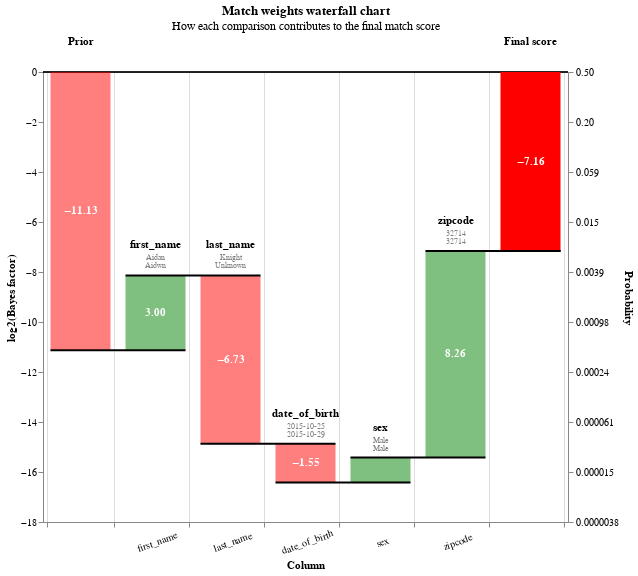

Notebook code for this chart:
### Code cell
missed_link = df_predictions_pd.loc[9346]
# We can pass the Series to waterfall_chart, which takse a list of dict
linker.waterfall_chart([missed_link], filter_nulls=False)

### Figure 1 — Vega-Lite specification as saved in the notebook (floating-point values rounded to 4 significant figures)
{"$schema": "https://vega.github.io/schema/vega-lite/v5.2.0.json", "height": 450, "resolve": {"axis": {"y": "independent"}}, "width": {"step": 75}, "data": {"values": [{"column_name": "Prior", "label_for_charts": "Starting match weight (prior)", "sql_condition": null, "log2_bayes_factor": -11.13, "bayes_factor": 0.000446, "comparison_vector_value": null, "m_probability": null, "u_probability": null, "bayes_factor_description": null, "value_l": "", "value_r": "", "term_frequency_adjustment": null, "bar_sort_order": 0, "record_number": 0}, {"column_name": "first_name", "label_for_charts": "levenshtein <= 1", "sql_condition": "levenshtein(\"first_name_l\", \"first_name_r\") <= 1", "log2_bayes_factor": 2.995, "bayes_factor": 7.974, "comparison_vector_value": 2, "m_probability": 0.008945, "u_probability": 0.001122, "bayes_factor_description": "If comparison level is `levenshtein <= 1` then comparison is 7.97 times more likely to be a match", "value_l": "Aidan", "value_r": "Aidwn", "term_frequency_adjustment": false, "bar_sort_order": 1, "record_number": 0}, {"column_name": "last_name", "label_for_charts": "All other comparisons", "sql_condition": "ELSE", "log2_bayes_factor": -6.731, "bayes_factor": 0.009413, "comparison_vector_value": 0, "m_probability": 0.009378, "u_probability": 0.9962, "bayes_factor_description": "If comparison level is `all other comparisons` then comparison is  106.23 times less likely to be a match", "value_l": "Knight", "value_r": "Unknown", "term_frequency_adjustment": false, "bar_sort_order": 2, "record_number": 0}, {"column_name": "date_of_birth", "label_for_charts": "levenshtein <= 1", "sql_condition": "levenshtein(\"date_of_birth_l\", \"date_of_birth_r\") <= 1", "log2_bayes_factor": -1.551, "bayes_factor": 0.3414, "comparison_vector_value": 1, "m_probability": 0.003598, "u_probability": 0.01054, "bayes_factor_description": "If comparison level is `levenshtein <= 1` then comparison is  2.93 times less likely to be a match", "value_l": "2015-10-25", "value_r": "2015-10-29", "term_frequency_adjustment": false, "bar_sort_order": 3, "record_number": 0}, {"column_name": "sex", "label_for_charts": "Exact match", "sql_condition": "\"sex_l\" = \"sex_r\"", "log2_bayes_factor": 0.9933, "bayes_factor": 1.991, "comparison_vector_value": 1, "m_probability": 0.9821, "u_probability": 0.4933, "bayes_factor_description": "If comparison level is `exact match` then comparison is 1.99 times more likely to be a match", "value_l": "Male", "value_r": "Male", "term_frequency_adjustment": false, "bar_sort_order": 4, "record_number": 0}, {"column_name": "zipcode", "label_for_charts": "Exact match", "sql_condition": "\"zipcode_l\" = \"zipcode_r\"", "log2_bayes_factor": 8.26, "bayes_factor": 306.5, "comparison_vector_value": 3, "m_probability": 0.9855, "u_probability": 0.003216, "bayes_factor_description": "If comparison level is `exact match` then comparison is 306.49 times more likely to be a match", "value_l": "32714", "value_r": "32714", "term_frequency_adjustment": false, "bar_sort_order": 5, "record_number": 0}, {"column_name": "Final score", "label_for_charts": "Final score", "sql_condition": null, "log2_bayes_factor": -7.164, "bayes_factor": 0.006973, "comparison_vector_value": null, "m_probability": null, "u_probability": null, "bayes_factor_description": null, "value_l": "", "value_r": "", "term_frequency_adjustment": null, "bar_sort_order": 6, "record_number": 0}]}, "config": {"view": {"continuousWidth": 400, "continuousHeight": 300}}, "params": [{"name": "record_number", "value": 0, "bind": {"input": "range", "min": 0, "max": 0, "step": 1}, "description": "Filter by the interation number"}], "title": {"text": "Match weights waterfall chart", "subtitle": "How each comparison contributes to the final match score"}, "transform": [{"filter": "(datum.record_number == record_number)"}, {"window": [{"op": "sum", "field": "log2_bayes_factor", "as": "sum"}, {"op": "lead", "field": "column_name", "as": "lead"}], "frame": [null, 0]}, {"calculate": "datum.column_name === \"Final score\" ? datum.sum - datum.log2_bayes_factor : datum.sum", "as": "sum"}, {"calculate": "datum.lead === null ? datum.column_name : datum.lead", "as": "lead"}, {"calculate": "datum.column_name === \"Final score\" || datum.column_name === \"Prior match weight\" ? 0 : datum.sum - datum.log2_bayes_factor", "as": "previous_sum"}, {"calculate": "datum.sum > datum.previous_sum ? datum.column_name : \"\"", "as": "top_label"}, {"calculate": "datum.sum < datum.previous_sum ? datum.column_name : \"\"", "as": "bottom_label"}, {"calculate": "datum.sum > datum.previous_sum ? datum.sum : datum.previous_sum", "as": "sum_top"}, {"calculate": "datum.sum < datum.previous_sum ? datum.sum : datum.previous_sum", "as": "sum_bottom"}, {"calculate": "(datum.sum + datum.previous_sum) / 2", "as": "center"}, {"calculate": "(datum.log2_bayes_factor > 0 ? \"+\" : \"\") + datum.log2_bayes_factor", "as": "text_log2_bayes_factor"}, {"calculate": "datum.sum < datum.previous_sum ? 4 : -4", "as": "dy"}, {"calculate": "datum.sum < datum.previous_sum ? \"top\" : \"bottom\"", "as": "baseline"}, {"calculate": "1. / (1 + pow(2, -1.*datum.sum))", "as": "prob"}, {"calculate": "0*datum.sum", "as": "zero"}], "layer": [{"layer": [{"mark": "rule", "encoding": {"y": {"field": "zero", "type": "quantitative"}, "size": {"value": 0.5}, "color": {"value": "black"}}}, {"mark": {"type": "bar", "width": 60}, "encoding": {"color": {"condition": {"value": "red", "test": "(datum.log2_bayes_factor < 0)"}, "value": "green"}, "opacity": {"condition": {"value": 1, "test": "datum.column_name == 'Prior match weight' || datum.column_name == 'Final score'"}, "value": 0.5}, "tooltip": [{"type": "nominal", "field": "column_name", "title": "Comparison column"}, {"type": "nominal", "field": "value_l", "title": "Value (L)"}, {"type": "nominal", "field": "value_r", "title": "Value (R)"}, {"type": "ordinal", "field": "label_for_charts", "title": "Label"}, {"type": "nominal", "field": "sql_condition", "title": "SQL condition"}, {"type": "nominal", "field": "comparison_vector_value", "title": "Comparison vector value"}, {"type": "quantitative", "field": "bayes_factor", "title": "Bayes factor = m/u", "format": ",.4f"}, {"type": "quantitative", "field": "log2_bayes_factor", "title": "Match weight = log2(m/u)", "format": ",.4f"}, {"type": "quantitative", "field": "prob", "format": ".4f", "title": "Adjusted match score"}, {"type": "nominal", "field": "bayes_factor_description", "title": "Match weight description"}], "x": {"type": "nominal", "axis": {"labelExpr": "datum.value == 'Prior' || datum.value == 'Final score' ? '' : datum.value", "labelAngle": -20, "labelAlign": "center", "labelPadding": 10, "title": "Column", "grid": true, "tickBand": "extent"}, "field": "column_name", "sort": {"field": "bar_sort_order", "order": "ascending"}}, "y": {"type": "quantitative", "axis": {"grid": false, "orient": "left", "title": "log2(Bayes factor)"}, "field": "previous_sum"}, "y2": {"field": "sum"}}}, {"mark": {"type": "text", "fontWeight": "bold"}, "encoding": {"color": {"value": "white"}, "text": {"condition": {"type": "nominal", "field": "log2_bayes_factor", "format": ".2f", "test": "abs(datum.log2_bayes_factor) > 1"}, "value": ""}, "x": {"type": "nominal", "axis": {"labelAngle": 0, "title": "Column"}, "field": "column_name", "sort": {"field": "bar_sort_order", "order": "ascending"}}, "y": {"type": "quantitative", "axis": {"orient": "left"}, "field": "center"}}}, {"mark": {"type": "text", "baseline": "bottom", "dy": -25, "fontWeight": "bold"}, "encoding": {"color": {"value": "black"}, "text": {"type": "nominal", "field": "column_name"}, "x": {"type": "nominal", "axis": {"labelAngle": 0, "title": "Column"}, "field": "column_name", "sort": {"field": "bar_sort_order", "order": "ascending"}}, "y": {"type": "quantitative", "field": "sum_top"}}}, {"mark": {"type": "text", "baseline": "bottom", "fontSize": 8, "dy": -13}, "encoding": {"color": {"value": "grey"}, "text": {"type": "nominal", "field": "value_l"}, "x": {"type": "nominal", "axis": {"labelAngle": 0, "title": "Column"}, "field": "column_name", "sort": {"field": "bar_sort_order", "order": "ascending"}}, "y": {"type": "quantitative", "field": "sum_top"}}}, {"mark": {"type": "text", "baseline": "bottom", "fontSize": 8, "dy": -5}, "encoding": {"color": {"value": "grey"}, "text": {"type": "nominal", "field": "value_r"}, "x": {"type": "nominal", "axis": {"labelAngle": 0, "title": "Column"}, "field": "column_name", "sort": {"field": "bar_sort_order", "order": "ascending"}}, "y": {"type": "quantitative", "field": "sum_top"}}}]}, {"mark": {"type": "rule", "color": "black", "strokeWidth": 2, "x2Offset": 30, "xOffset": -30}, "encoding": {"x": {"type": "nominal", "axis": {"labelAngle": 0, "title": "Column"}, "field": "column_name", "sort": {"field": "bar_sort_order", "order": "ascending"}}, "x2": {"field": "lead"}, "y": {"type": "quantitative", "axis": {"labelExpr": "format(1 / (1 + pow(2, -1*datum.value)), '.2r')", "orient": "right", "title": "Probability"}, "field": "sum", "scale": {"zero": false}}}}]}
